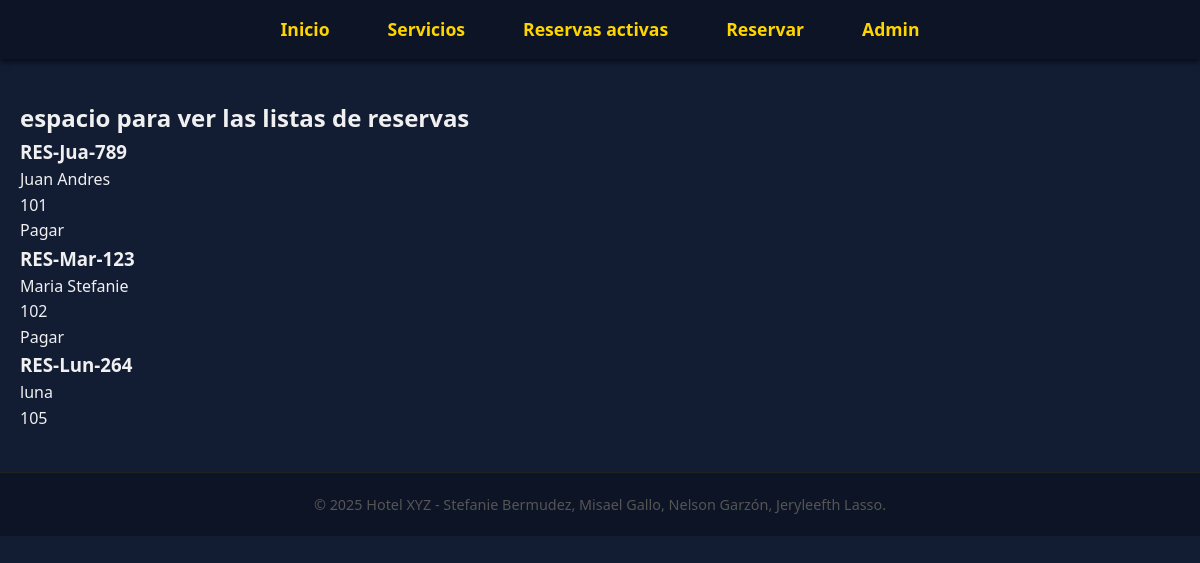
Before: /listas_reservas/ with the older database file.
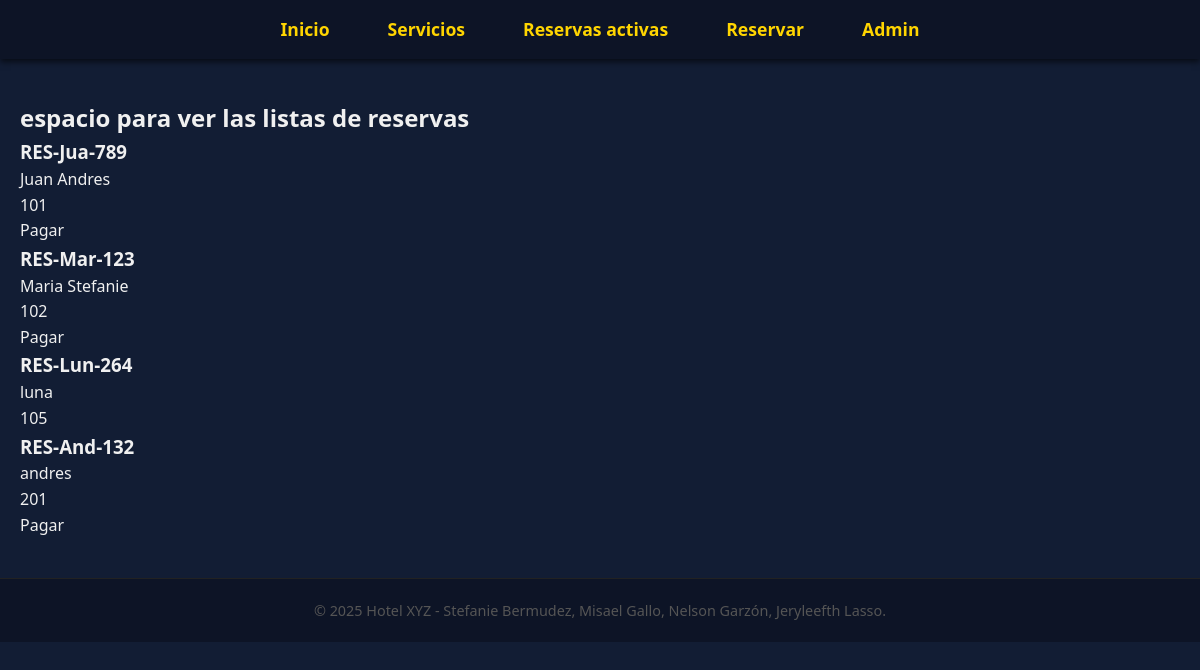
After: the same page with the newer database file.
### myapp/models.py (models this page shows, shortened)
class Reserva(models.Model):
    nombre= models.CharField(max_length=30)
    paga = models.BooleanField(default=False)
    identificacion= models.IntegerField(validators=[MinValueValidator(3)])
    codigo_reserva = models.CharField(max_length=20, unique=True, blank=True, default="")
    fechaInicio = models.DateField()
    fechaFin = models.DateField()
    servicio= models.ForeignKey(Servicio, on_delete=models.CASCADE,null=True, blank=True)
    def __str__(self):
        return self.codigo_reserva

class Servicio(models.Model):
    tipo = models.IntegerField(choices=TiposServicios.choices,default=TiposServicios.HABITACION)
    valor = models.DecimalField(max_digits=10, decimal_places=2)
    personas = models.IntegerField(validators=[MinValueValidator(1)])
    especificacion = models.TextField(max_length=200)
    numero = models.IntegerField(unique=True)
    disponible = models.BooleanField(default= True)

### myapp/views.py (the view)
# urls.py: path('listas_reservas/', views.listaReservas,name='listas_reservas'),
def listaReservas(request):
    reservas = Reserva.objects.all()
    return render(request,'listas_reservas.html',{
        'reservas': reservas
    })

### myapp/templates/listas_reservas.html
{% extends 'layouts/plantilla.html' %}
{% block content %}
<h2>
    espacio para ver las listas de reservas
</h2>
{% for res in reservas %}
<div>
    <h3>
        {{res}}
    </h3>
    <p>
        {{res.nombre}}
    </p>
    <p>
        {{res.servicio.numero}}
    </p>
    {% if res.paga == False %}
        <a href="{% url 'pagarReserva' codigo_reserva=res.codigo_reserva %}" class="btn">Pagar</a>
    {% endif %}
</div>
{% endfor %}
{% endblock %}

Changed rows visible on the page:
added Reserva: codigo_reserva "RES-And-132", nombre "andres", servicio.numero "201", paga "Pagar"
